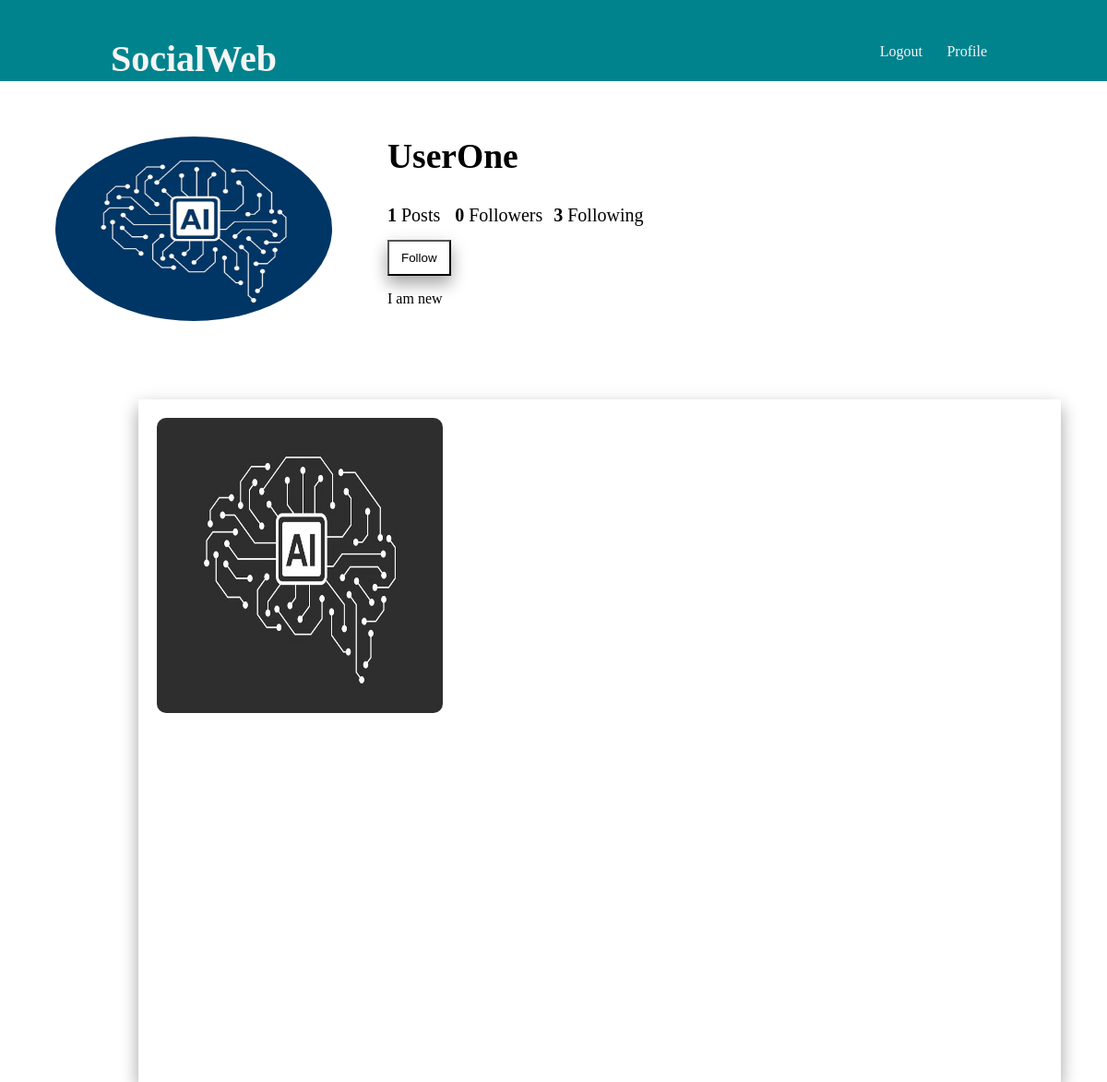
The page /profile/UserOne (signed in) on the database its author committed.
### social/models.py (models this page shows, shortened)
class Profile(models.Model):
	author = models.OneToOneField(User, related_name ='profile', on_delete=models.CASCADE)
	bio = models.TextField(default='')
	image = models.ImageField(default='default.jpg', upload_to = 'profile_pics')

class Post(models.Model):
	image = models.ImageField(default='default.jpg', upload_to = 'post_pics')
	caption = models.TextField(default='')
	date_posted = models.DateTimeField(default=timezone.now)
	total_like = models.IntegerField(default=0)
	author = models.ForeignKey(User, on_delete = models.CASCADE)

### social/views.py (the view)
# urls.py: path('profile/<str:pk>',views.profile, name='profile'),
@login_required
def profile(request,pk):
	user_object = User.objects.get(username=pk)
	user_profile = Profile.objects.get(author=user_object)
	user_posts = Post.objects.filter(author=user_object)
	user_post_count = len(user_posts)
	follower = request.user.username
	user = pk
	if FollowersCount.objects.filter(follower=follower,user=user).first():
		button_text = 'Unfollow'
	else:
		button_text = 'Follow'
	user_followers = len(FollowersCount.objects.filter(user=pk))
	user_following = len(FollowersCount.objects.filter(follower=pk))
	context = {
	'user_object':user_object,
	'user_profile': user_profile,
	'user_posts' : user_posts,
	'user_post_count' : user_post_count,
	'button_text' : button_text,
	'user_followers' : user_followers,
	'user_following' : user_following
	}
	return render(request,'profile.html',context)

### social/templates/profile.html (shortened to what this page needs)
{% extends 'base2.html' %}
{% block content %}
    <div class="content-section">
          <div class="media">
            <img class="prof-img" src="{{user_profile.image.url}}">
            <div class="prof-un">
              <h2 class="">{{user_profile.author}}</h2>
            </div>
              <div>
                <ul>
                    <li class="in"><b>{{user_post_count}}</b>&nbsp;Posts</li>&nbsp; &nbsp;
                    <li class="in"><b>{{user_followers}}</b>&nbsp;Followers</li> &nbsp;
                    <li class="in"><b>{{user_following}}</b>&nbsp;Following</li>
                    <li>
                        <form action="/follow/" method="POST">
                            {% if user_object.username == user.username %}
                            {% else %}
                            <button class="fol-unfol" type="submit">{{button_text}}</button>
                            {% endif %}
                        </form>
                    </li>
            </ul>
              </div>
              <div>
                <p class="bio-cap">{{user_profile.bio}}</p>
              </div>
          </div>
        <div class="post-img-sec scroll">
        <div id = "gallery">
         {% for post in user_posts %}
            <img src="{{post.image.url}}" style="width:50%">
        {% endfor %}
        </div>
</div>
    </div>
{% endblock content %}

### social/static/main.css (style rules this page uses)
html,body { overflow-x: hidden; margin: 0px; }
li { list-style: none; }
.prof-img { border-radius: 60%; float: left; width: 300px; height: 25vh; padding-left: 60px; padding-right: 60px; }
.prof-un { margin-top: 60px; font-size: 25px; }
ul li.in { display: inline-block; font-size: 20px; }
.bio-cap { font-family: serif; }
#gallery { line-height:0; -webkit-column-count:5; -webkit-column-gap:10px; -moz-column-count:5; -moz-column-gap:5px; column-count:3; column-gap:15px; }
#gallery img { width: 100% !important; height: 40vh !important; margin-bottom:10px; border-radius: 10px; filter: grayscale(100%); }
.post-img-sec { margin-top: 100px; background-color: white; box-shadow: 0 10px 16px 0 rgb(0 0 0 / 20%), 0 6px 20px 0 rgb(0 0 0 / 19%); height: 90vh; width: 80%; padding-right:20px; padding-left: 20px; padding-top: 20px; margin-left: 150px; overflow-y: scroll; }
.fol-unfol { padding: 10px 13px; background-color: white; color: black; box-shadow: 0 10px 16px 0 rgb(0 0 0 / 20%), 0 6px 20px 0 rgb(0 0 0 / 19%); margin-top: 15px; cursor: pointer; }

### rows shown on the page
Profile: image (picture), author "UserOne", bio "I am new"
Post: image (picture)

### other values the page prints
{{ user_post_count }} "1"
{{ user_followers }} "0"
{{ user_following }} "3"
{{ button_text }} "Follow"
